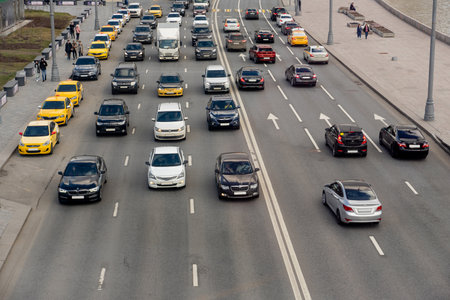
#> input picture data/images/road1.jpg, 450 x 300 px
$ python -i predict_road.py   (imports and definitions only)
#> lines starting #> are read from the running program, lines starting #| are printed output that depends on the picture; after the words box and inside, x2 and y2 are one past the last pixel; in counts of white or black regions, pixels touching at a corner belong together
# importing some useful packages
import matplotlib.pyplot as plt
import matplotlib.image as mpimg
import numpy as np
import cv2

def predict_road(path:str):

    # Get all images
#> called with path = 'data/images/road1.jpg'
    im = mpimg.imread(path)
#> im is the input picture: shape (300, 450, 3); mean R, G, B 123.9, 119.1, 114.5

    # ----------------GET IMAGE-----------------
    imshape = im.shape
#> imshape = (300, 450, 3)
    # [8 lines of commented-out code are left out]
    grayIm = cv2.cvtColor(im, cv2.COLOR_BGR2GRAY)
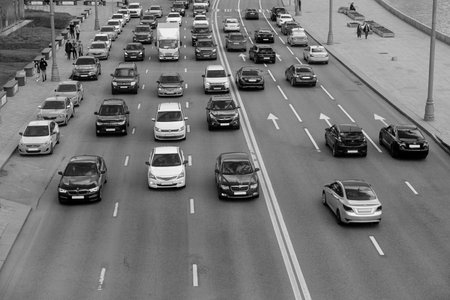
#> grayIm: shape (300, 450); min 0, max 255, mean 118.3
    # plt.figure(2)
    # plt.imshow(grayIm,cmap='gray')
    # plt.title('Greyscaled image')


    # ------------GAUSSIAN SMOOTHING-----------------
    # Use low pass filter to remove noise. Will remove high freq stuff like noise and edges
    # kernel_size specifies width/height of kernel, should be positive and odd
    # Also specify stand dev in X and Y direction, give zero to calculate from kernel size
    # Can also use average, median, and bilarteral blurring techniques
    kernel_size = 9
    # bigger kernel = more smoothing
    smoothedIm = cv2.GaussianBlur(grayIm, (kernel_size, kernel_size), 0)
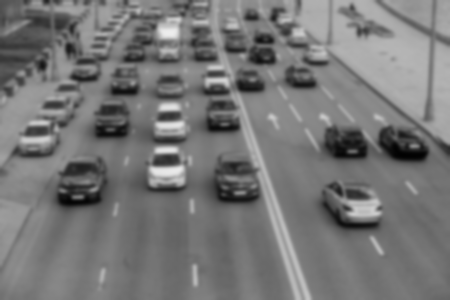
#> smoothedIm: shape (300, 450); min 1, max 238, mean 118.3
    # plt.figure(3)
    # plt.imshow(smoothedIm,cmap='gray')
    # plt.title('Smoothed image')


    # -------------EDGE DETECTION---------------------
    # finds gradient in x,y direction, gradient direction is perpendicular to edges
    # checks pixels in gradient directions to see if they are local maximums, meaning on an edge
    # hysteresis thresholding has min and max value, edges with gradient intensity big enough are edges
    # edges that lie in bewteen are check to see if they connect to edges with intensity greater than max value, then it is considered edge
    # also assumes edges are long lines (not small pixels regions)
    minVal = 60
    maxVal = 150
    edgesIm = cv2.Canny(smoothedIm, minVal, maxVal)
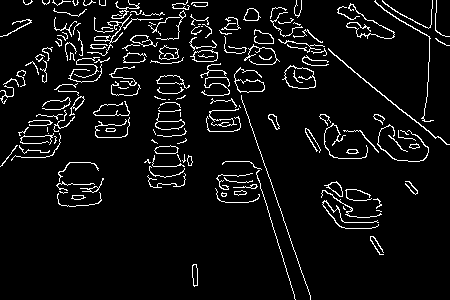
#> edgesIm: shape (300, 450); 6.1% white in thin lines or dots
    # [14 lines of commented-out code are left out]
    vertices = np.array(
        [
            [
                (0, imshape[0]),
                (imshape[1] * 1 / 6, imshape[0] / 4),
                (imshape[1] * 5 / 6, imshape[0] / 4),
                (imshape[1], imshape[0]),
            ]
        ],
        dtype=np.int32,
    )

    # defining a blank mask to start with, 0s with same shape of edgesIm
    mask = np.zeros_like(edgesIm)

    # fill pixels inside the polygon defined by vertices"with the fill color
    color = 255
    cv2.fillPoly(mask, vertices, color)
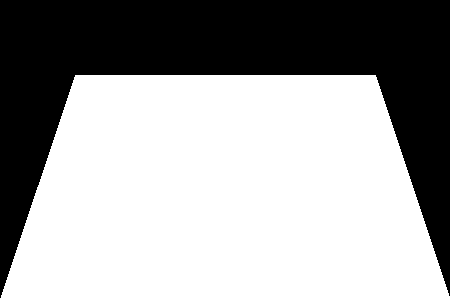
#> mask: shape (300, 450); 62.6% white; 1 black region, box (x1, y1, x2, y2) and area: (0, 0, 450, 298) 50438

    # show mask
    # plt.figure(5)
    # plt.imshow(mask,cmap='gray')
    # plt.title('Mask')


    # ----------------------APPLY MASK TO IMAGE-------------------------------
    # create image only where mask and edge Detection image are the same
    maskedIm = cv2.bitwise_and(edgesIm, mask)
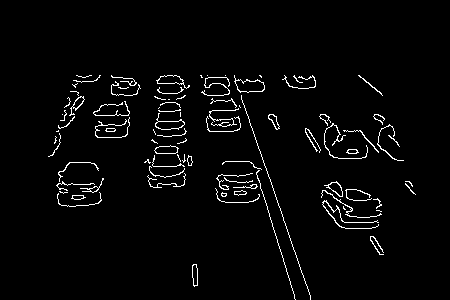
#> maskedIm: shape (300, 450); 2.9% white in thin lines or dots, all inside (x1, y1, x2, y2) = (48, 75, 416, 300)

    # Plot output of mask
    # plt.figure(6)
    # plt.imshow(maskedIm,cmap='gray')
    # plt.title('Masked Image')

    # Plot masked edges image
    maskedIm3Channel = cv2.cvtColor(maskedIm, cv2.COLOR_GRAY2BGR)


    # -----------------------HOUGH LINES------------------------------------
    rho = 2  # distance resolution in pixels of the Hough grid
    theta = np.pi / 180  # angular resolution in radians of the Hough grid
    threshold = 45  # minimum number of votes (intersections in Hough grid cell)
    min_line_len = 40  # minimum number of pixels making up a line
    max_line_gap = 100  # maximum gap in pixels between connectable line segments
    linesAll = cv2.HoughLinesP(
        maskedIm,
        rho,
        theta,
        threshold,
        np.array([]),
        minLineLength=min_line_len,
        maxLineGap=max_line_gap,
    )
#> linesAll = 52 rows, first 6: [234, 75, 310, 298], [57, 184, 411, 190], [227, 78, 295, 299], [60, 120, 383, 120], [55, 140, 313, 76], [64, 115, 394, 132]

    # Rango de pendiente deseado
    min_slope = 1.5  # Pendiente mínima
    max_slope = 10.0  # Pendiente máxima

    lines = []

    if linesAll is not None:
        for line in linesAll:
            x1, y1, x2, y2 = line[0]

            # Evitar división por cero
            if x2 - x1 == 0:
                continue  # Ignorar líneas verticales

            slope = (y2 - y1) / (x2 - x1)

            # Filtrar según el rango de pendientes
            if min_slope <= abs(slope) <= max_slope:
                lines.append(line)
#> this loop made 52 passes
#> (x1, y1, x2, y2, slope) on passes 1 to 12: (234, 75, 310, 298, 2.93), (57, 184, 411, 190, 0.0169), (227, 78, 295, 299, 3.25), (60, 120, 383, 120, 0), (55, 140, 313, 76, -0.248), (64, 115, 394, 132, 0.0515), (72, 84, 370, 84, 0), (96, 129, 393, 129, 0), (63, 170, 388, 153, -0.0523), (225, 202, 379, 200, -0.013), (55, 136, 393, 136, 0), (64, 110, 126, 104, -0.0968)
#> after the loop, lines = [[[234, 75, 310, 298]], [[227, 78, 295, 299]], [[305, 131, 383, 252]]]

    # Check if we got more than 1 line
    if lines is not None and len(lines) > 2:
        # Draw all lines onto image
        allLines = np.zeros_like(maskedIm)
        for i in range(len(lines)):
            for x1, y1, x2, y2 in lines[i]:
                cv2.line(allLines, (x1, y1), (x2, y2), (255, 255, 0), 2)  # plot line
#> this loop made 3 passes
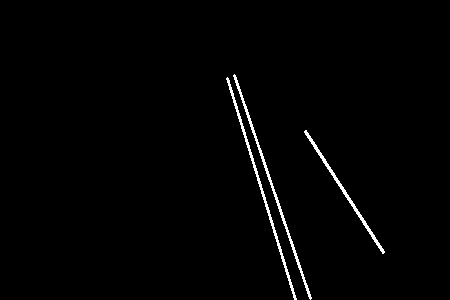
#> allLines: shape (300, 450); 1.3% white in thin lines or dots, all inside (x1, y1, x2, y2) = (226, 74, 385, 300)

        # Plot all lines found
        # plt.figure(7)
        # plt.imshow(allLines,cmap='gray')
        # plt.title('All Hough Lines Found')

        # -----------------------Separate Lines Intro Positive/Negative Slope--------------------------
        # Separate line segments by their slope to decide left line vs. the right line
        slopePositiveLines = []  # x1 y1 x2 y2 slope
        slopeNegativeLines = []
        yValues = []

        # Loop through all lines
        addedPos = False
        addedNeg = False
        for currentLine in lines:
            # Get points of current Line
            for x1, y1, x2, y2 in currentLine:
                lineLength = ((x2 - x1) ** 2 + (y2 - y1) ** 2) ** 0.5  # get line length
                if lineLength > 30:  # if line is long enough
                    if x2 != x1:  # dont divide by zero
                        slope = (y2 - y1) / (x2 - x1)  # get slope line
                        if slope > 0:
                            # Check angle of line w/ xaxis. dont want vertical/horizontal lines
                            tanTheta = np.tan(
                                (abs(y2 - y1)) / (abs(x2 - x1))
                            )  # tan(theta) value
                            ang = np.arctan(tanTheta) * 180 / np.pi
                            if abs(ang) < 85 and abs(ang) > 20:
                                slopeNegativeLines.append(
                                    [x1, y1, x2, y2, -slope]
                                )  # add positive slope line
                                yValues.append(y1)
                                yValues.append(y2)
                                addedPos = True  # note that we added a positive slope line
                        if slope < 0:
                            # Check angle of line w/ xaxis. dont want vertical/horizontal lines
                            tanTheta = np.tan(
                                (abs(y2 - y1)) / (abs(x2 - x1))
                            )  # tan(theta) value
                            ang = np.arctan(tanTheta) * 180 / np.pi
                            if abs(ang) < 85 and abs(ang) > 20:
                                slopePositiveLines.append(
                                    [x1, y1, x2, y2, -slope]
                                )  # add negative slope line
                                yValues.append(y1)
                                yValues.append(y2)
                                addedNeg = True  # note that we added a negative slope line
#> this loop made 3 passes
#> after the loop, slopeNegativeLines = []; slopePositiveLines = []; yValues = []

        # If we didn't get any positive lines, go though again and just add any positive slope lines
        if not addedPos:
            for currentLine in lines:
                for x1, y1, x2, y2 in currentLine:
                    slope = (y2 - y1) / (x2 - x1)
                    if slope > 0:
                        # Check angle of line w/ xaxis. dont want vertical/horizontal lines
                        tanTheta = np.tan(
                            (abs(y2 - y1)) / (abs(x2 - x1))
                        )  # tan(theta) value
                        ang = np.arctan(tanTheta) * 180 / np.pi
                        if abs(ang) < 80 and abs(ang) > 15:
                            slopeNegativeLines.append([x1, y1, x2, y2, -slope])
                            yValues.append(y1)
                            yValues.append(y2)

        # If we didn't get any negative lines, go through again and just add any negative slope lines
        if not addedNeg:
            for currentLine in lines:
                for x1, y1, x2, y2 in currentLine:
                    slope = (y2 - y1) / (x2 - x1)
                    if slope < 0:
                        # Check angle of line w/ xaxis. dont want vertical/horizontal lines
                        tanTheta = np.tan(
                            (abs(y2 - y1)) / (abs(x2 - x1))
                        )  # tan(theta) value
                        ang = np.arctan(tanTheta) * 180 / np.pi
                        if abs(ang) < 85 and abs(ang) > 15:
                            slopePositiveLines.append([x1, y1, x2, y2, -slope])
                            yValues.append(y1)
                            yValues.append(y2)

        # if not addedPos or not addedNeg:
        # print('Not enough lines found')

        if not addedPos:
            print("Not enough lines found POS")
        if not addedNeg:
            print("Not enough lines found NEG")

        # ------------------------Get Positive/Negative Slope Averages-----------------------------------
        # Average position of lines and extrapolate to the top and bottom of the lane.
#> (the run stopped early here; a loop or call above may not have finished)

$ run again, on data/images/road2.jpg
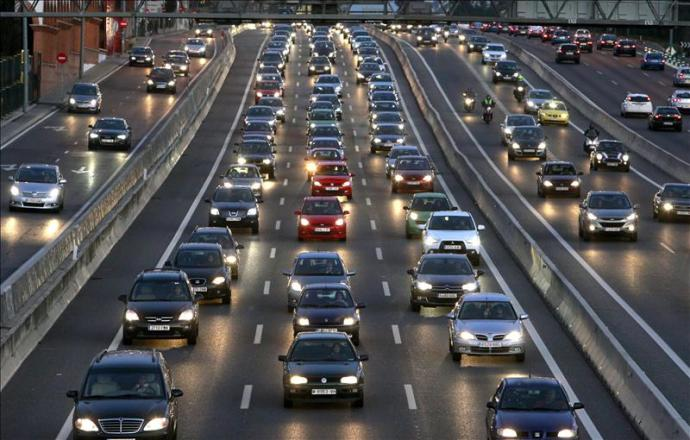
#> input picture data/images/road2.jpg, 690 x 440 px
#> in predict_road, im is the input picture: shape (440, 690, 3); mean R, G, B 80.9, 79.9, 81.9
#> edgesIm: shape (440, 690); 7.1% white in thin lines or dots
#> mask: shape (440, 690); 62.6% white; 1 black region, box (x1, y1, x2, y2) and area: (0, 0, 690, 438) 113571
#> maskedIm: shape (440, 690); 4.2% white in thin lines or dots, all inside (x1, y1, x2, y2) = (30, 110, 689, 440)
#> linesAll = 158 rows, first 6: [447, 137, 683, 419], [449, 141, 688, 436], [56, 438, 237, 123], [395, 111, 591, 438], [432, 110, 656, 342], [449, 164, 648, 439]
#> the loop in predict_road, `for line in linesAll:` made 158 passes
#> (x1, y1, x2, y2, slope) on passes 1 to 3: (447, 137, 683, 419, 1.19), (449, 141, 688, 436, 1.23), (56, 438, 237, 123, -1.74)
#> after the loop in predict_road, `for line in linesAll:`: lines = [[[56, 438, 237, 123]], [[395, 111, 591, 438]], [[403, 110, 583, 409]], [[77, 421, 246, 117]], [[66, 439, 231, 129]], [[417, 130, 602, 439]], [[380, 111, 574, 433]], [[371, 144, 561, 437]], [[375, 157, 536, 436]], [[122, 236, 201, 114]], [[144, 429, 276, 118]]]
#> the loop in predict_road, `for i in range(len(lines)):` made 11 passes
#> after the loop in predict_road, `for i in range(len(lines)):`:
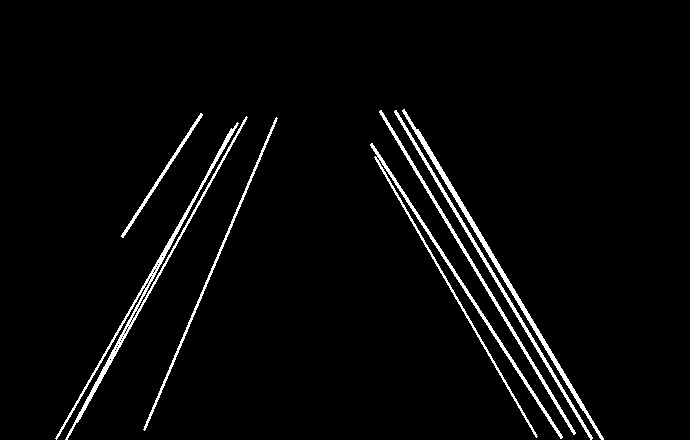
#> allLines: shape (440, 690); 3.3% white; 7 white regions, largest, box (x1, y1, x2, y2) and area: (55, 116, 248, 440) 2350, (370, 143, 563, 439) 1940, (402, 109, 604, 440) 1713
#> the loop in predict_road, `for currentLine in lines:` made 11 passes
#> after the loop in predict_road, `for currentLine in lines:`: slopeNegativeLines = [[395, 111, 591, 438, -1.67], [403, 110, 583, 409, -1.66], [417, 130, 602, 439, -1.67], [380, 111, 574, 433, -1.66], [375, 157, 536, 436, -1.73]]; slopePositiveLines = [[56, 438, 237, 123, 1.74], [77, 421, 246, 117, 1.8], [66, 439, 231, 129, 1.88], [144, 429, 276, 118, 2.36]]; yValues = [438, 123, 111, 438, 110, 409, 421, 117, 439, 129, 130, 439, 111, 433, 157, 436, 429, 118]
#> positiveSlopes = [1.74, 1.8, 1.88, 2.36]
#> posSlopeMedian = 1.84
#> posSlopeStdDev = 0.243
#> the loop in predict_road, `for slope in positiveSlopes:` made 4 passes
#> after the loop in predict_road, `for slope in positiveSlopes:`: posSlopesGood = [1.74, 1.8, 1.88]
#> posSlopeMean = 1.81
#> negativeSlopes = [-1.67, -1.66, -1.67, -1.66, -1.73]
#> negSlopeMedian = -1.67
#> negSlopeStdDev = 0.0275
#> the loop in predict_road, `for slope in negativeSlopes:` made 5 passes
#> after the loop in predict_road, `for slope in negativeSlopes:`: negSlopesGood = [-1.67, -1.66, -1.67, -1.66, -1.73]
#> negSlopeMean = -1.68
#> the loop in predict_road, `for line in slopePositiveLines:` made 4 passes
#> after the loop in predict_road, `for line in slopePositiveLines:`: xInterceptPos = [54.85, 66.44, 65.47, 139.3]
#> xIntPosMed = 65.95
#> after the loop in predict_road, `for line in slopePositiveLines:`: xIntPosGood = [54.85, 66.44, 65.47]
#> xInterceptPosMean = 62.25
#> the loop in predict_road, `for line in slopeNegativeLines:` made 5 passes
#> after the loop in predict_road, `for line in slopeNegativeLines:`: xInterceptNeg = [592.2, 601.7, 602.6, 578.2, 538.3]
#> xIntNegMed = 592.2
#> after the loop in predict_road, `for line in slopeNegativeLines:`: xIntNegGood = [592.2, 601.7, 602.6, 578.2, 538.3]
#> xInterceptNegMean = 582.6
#> in predict_road, `slope = posSlopeMean`: slope = 1.81
#> in predict_road, `x1 = xInterceptPosMean`: x1 = 62.25
#> in predict_road, `x2 = (y2 - y1) / slope + x1`: x2 = 245
#> in predict_road, `x1 = int(round(x1))`: x1 = 62
#> in predict_road, `slope = negSlopeMean`: slope = -1.68
#> in predict_road, `x1N = xInterceptNegMean`: x1N = 582.6
#> x2N = 386
#> in predict_road, `x1N = int(round(x1N))`: x1N = 583
#> in predict_road, `vertices = np.array( [ [ (x1, im.shape[0] - y1), (x2, im.shape[0] - y2..`: vertices = [[62, 440], [245, 110], [386, 110], [583, 440]]
#> finalMask: shape (440, 690, 3); 36.1% white; 1 white region, box (x1, y1, x2, y2) and area: (62, 110, 584, 440) 109560
#> in predict_road, `finalMaskedIm = cv2.bitwise_and(im, finalMask)`:
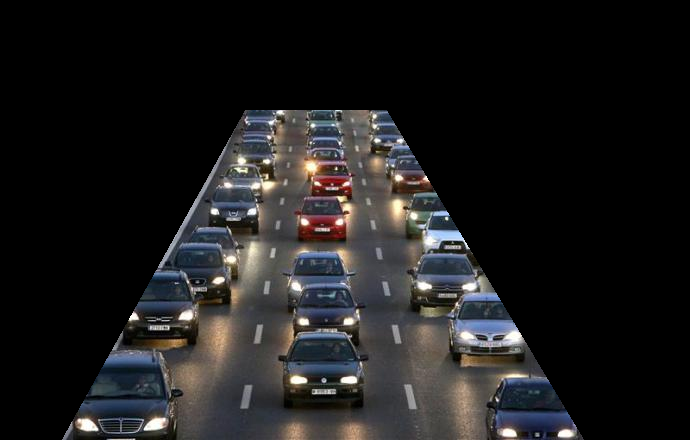
#> finalMaskedIm: shape (440, 690, 3); mean R, G, B 29.6, 28.9, 29.3
